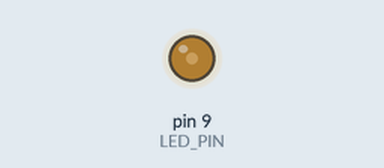
The sketch below on a simulated Arduino Uno, built with avr-gcc and run on an emulated ATmega328P. On the bench: output pins drawn as LEDs (lit = HIGH).

Above: at 0.05 s.
At 0.5 s:
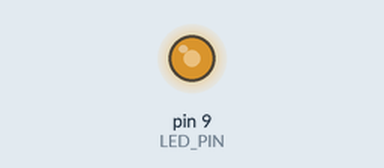
At 0.75 s:
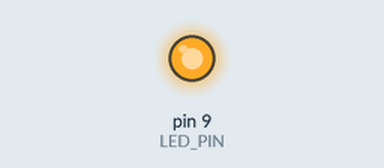
At 1.0 s:
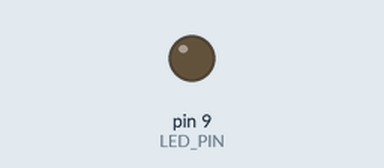
Timing chart, 0 to 3.0 s (numbered marks = the images above):
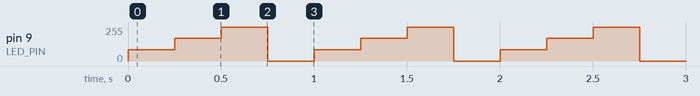

The sketch:

2.beacon_light_increase.ino
```cpp
void setup() {
  // put your setup code here, to run once:
  #define LED_PIN 9

  pinMode(LED_PIN, OUTPUT);
}

void loop() {
  // put your main code here, to run repeatedly:
  analogWrite(LED_PIN, 85);
  delay(250);

  analogWrite(LED_PIN, 170);
  delay(250);

  digitalWrite(LED_PIN, 255);
  delay(250);

  analogWrite(LED_PIN, 0);
  delay(250);
}
```

Measured:
- by itself, pin 9 (LED_PIN): repeats every 1.0 s: 170/255 0.25 s, 255/255 0.25 s, 0/255 0.25 s, 85/255 0.25 s
